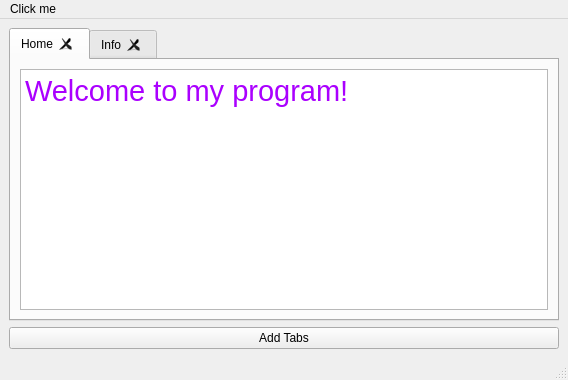
<?xml version="1.0" encoding="UTF-8"?>
<ui version="4.0">
 <class>MainWindow</class>
 <widget class="QMainWindow" name="MainWindow">
  <property name="geometry">
   <rect>
    <x>0</x>
    <y>0</y>
    <width>568</width>
    <height>380</height>
   </rect>
  </property>
  <property name="windowTitle">
   <string>MainWindow</string>
  </property>
  <widget class="QWidget" name="centralwidget">
   <layout class="QHBoxLayout" name="horizontalLayout">
    <item>
     <layout class="QVBoxLayout" name="verticalLayout">
      <item>
       <widget class="QTabWidget" name="tabWidget">
        <property name="currentIndex">
         <number>0</number>
        </property>
        <property name="iconSize">
         <size>
          <width>32</width>
          <height>32</height>
         </size>
        </property>
        <property name="tabsClosable">
         <bool>true</bool>
        </property>
        <property name="movable">
         <bool>true</bool>
        </property>
        <widget class="QWidget" name="tab">
         <attribute name="title">
          <string>Home</string>
         </attribute>
         <attribute name="toolTip">
          <string>Home tab</string>
         </attribute>
         <layout class="QHBoxLayout" name="horizontalLayout_2">
          <item>
           <widget class="QTextBrowser" name="textBrowser">
            <property name="html">
             <string>&lt;!DOCTYPE HTML PUBLIC &quot;-//W3C//DTD HTML 4.0//EN&quot; &quot;http://www.w3.org/TR/REC-html40/strict.dtd&quot;&gt;
&lt;html&gt;&lt;head&gt;&lt;meta name=&quot;qrichtext&quot; content=&quot;1&quot; /&gt;&lt;style type=&quot;text/css&quot;&gt;
p, li { white-space: pre-wrap; }
&lt;/style&gt;&lt;/head&gt;&lt;body style=&quot; font-family:'MS Shell Dlg 2'; font-size:8.25pt; font-weight:400; font-style:normal;&quot;&gt;
&lt;p style=&quot; margin-top:0px; margin-bottom:0px; margin-left:0px; margin-right:0px; -qt-block-indent:0; text-indent:0px;&quot;&gt;&lt;span style=&quot; font-size:22pt; color:#aa00ff;&quot;&gt;Welcome to my program!&lt;/span&gt;&lt;/p&gt;&lt;/body&gt;&lt;/html&gt;</string>
            </property>
           </widget>
          </item>
         </layout>
        </widget>
        <widget class="QWidget" name="tab_2">
         <attribute name="title">
          <string>Info</string>
         </attribute>
         <attribute name="toolTip">
          <string>Info Tab</string>
         </attribute>
         <layout class="QHBoxLayout" name="horizontalLayout_3">
          <item>
           <widget class="QTextBrowser" name="textBrowser_2">
            <property name="html">
             <string>&lt;!DOCTYPE HTML PUBLIC &quot;-//W3C//DTD HTML 4.0//EN&quot; &quot;http://www.w3.org/TR/REC-html40/strict.dtd&quot;&gt;
&lt;html&gt;&lt;head&gt;&lt;meta name=&quot;qrichtext&quot; content=&quot;1&quot; /&gt;&lt;style type=&quot;text/css&quot;&gt;
p, li { white-space: pre-wrap; }
&lt;/style&gt;&lt;/head&gt;&lt;body style=&quot; font-family:'MS Shell Dlg 2'; font-size:8.25pt; font-weight:400; font-style:normal;&quot;&gt;
&lt;p style=&quot; margin-top:0px; margin-bottom:0px; margin-left:0px; margin-right:0px; -qt-block-indent:0; text-indent:0px;&quot;&gt;&lt;span style=&quot; font-size:16pt;&quot;&gt;This program allows you to create tabs and write in them. Add tabs by clicking '&lt;/span&gt;&lt;span style=&quot; font-size:16pt; color:#0000ff;&quot;&gt;Add Tabs&lt;/span&gt;&lt;span style=&quot; font-size:16pt;&quot;&gt;'.&lt;/span&gt;&lt;/p&gt;&lt;/body&gt;&lt;/html&gt;</string>
            </property>
           </widget>
          </item>
         </layout>
        </widget>
       </widget>
      </item>
      <item>
       <widget class="QPushButton" name="pushButton">
        <property name="text">
         <string>Add Tabs</string>
        </property>
       </widget>
      </item>
     </layout>
    </item>
   </layout>
  </widget>
  <widget class="QMenuBar" name="menubar">
   <property name="geometry">
    <rect>
     <x>0</x>
     <y>0</y>
     <width>568</width>
     <height>20</height>
    </rect>
   </property>
   <widget class="QMenu" name="menuIntegration_Project">
    <property name="title">
     <string>Click me</string>
    </property>
    <addaction name="separator"/>
    <addaction name="separator"/>
    <addaction name="separator"/>
    <addaction name="actionHello"/>
   </widget>
   <addaction name="menuIntegration_Project"/>
  </widget>
  <widget class="QStatusBar" name="statusbar"/>
  <action name="actionh">
   <property name="text">
    <string>h</string>
   </property>
  </action>
  <action name="actionHello">
   <property name="text">
    <string>Hello :)</string>
   </property>
  </action>
 </widget>
 <resources/>
 <connections/>
</ui>
